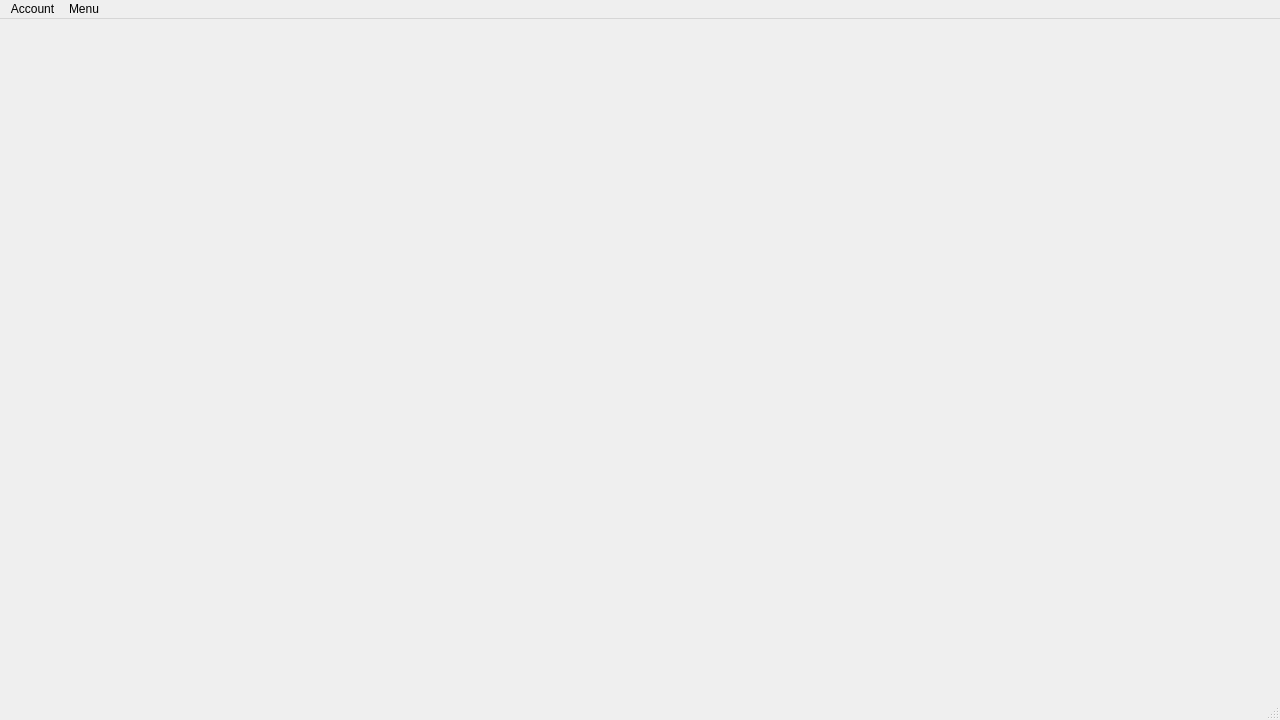
<?xml version="1.0" encoding="UTF-8"?>
<ui version="4.0">
 <class>MainWindow</class>
 <widget class="QMainWindow" name="MainWindow">
  <property name="geometry">
   <rect>
    <x>0</x>
    <y>0</y>
    <width>1280</width>
    <height>720</height>
   </rect>
  </property>
  <property name="windowTitle">
   <string>St. Louis School SBA by Lo Yung Sum</string>
  </property>
  <widget class="QWidget" name="centralwidget"/>
  <widget class="QMenuBar" name="menubar">
   <property name="enabled">
    <bool>true</bool>
   </property>
   <property name="geometry">
    <rect>
     <x>0</x>
     <y>0</y>
     <width>1280</width>
     <height>21</height>
    </rect>
   </property>
   <widget class="QMenu" name="menuMenu">
    <property name="title">
     <string>Menu</string>
    </property>
   </widget>
   <widget class="QMenu" name="menuAccount">
    <property name="title">
     <string>Account</string>
    </property>
    <addaction name="actionLogin"/>
    <addaction name="separator"/>
    <addaction name="actionNot_signined"/>
   </widget>
   <addaction name="menuAccount"/>
   <addaction name="menuMenu"/>
  </widget>
  <widget class="QStatusBar" name="statusbar"/>
  <action name="actionLogin">
   <property name="text">
    <string>Login</string>
   </property>
  </action>
  <action name="actionNot_signined">
   <property name="text">
    <string>Not signined</string>
   </property>
  </action>
 </widget>
 <resources/>
 <connections/>
</ui>
